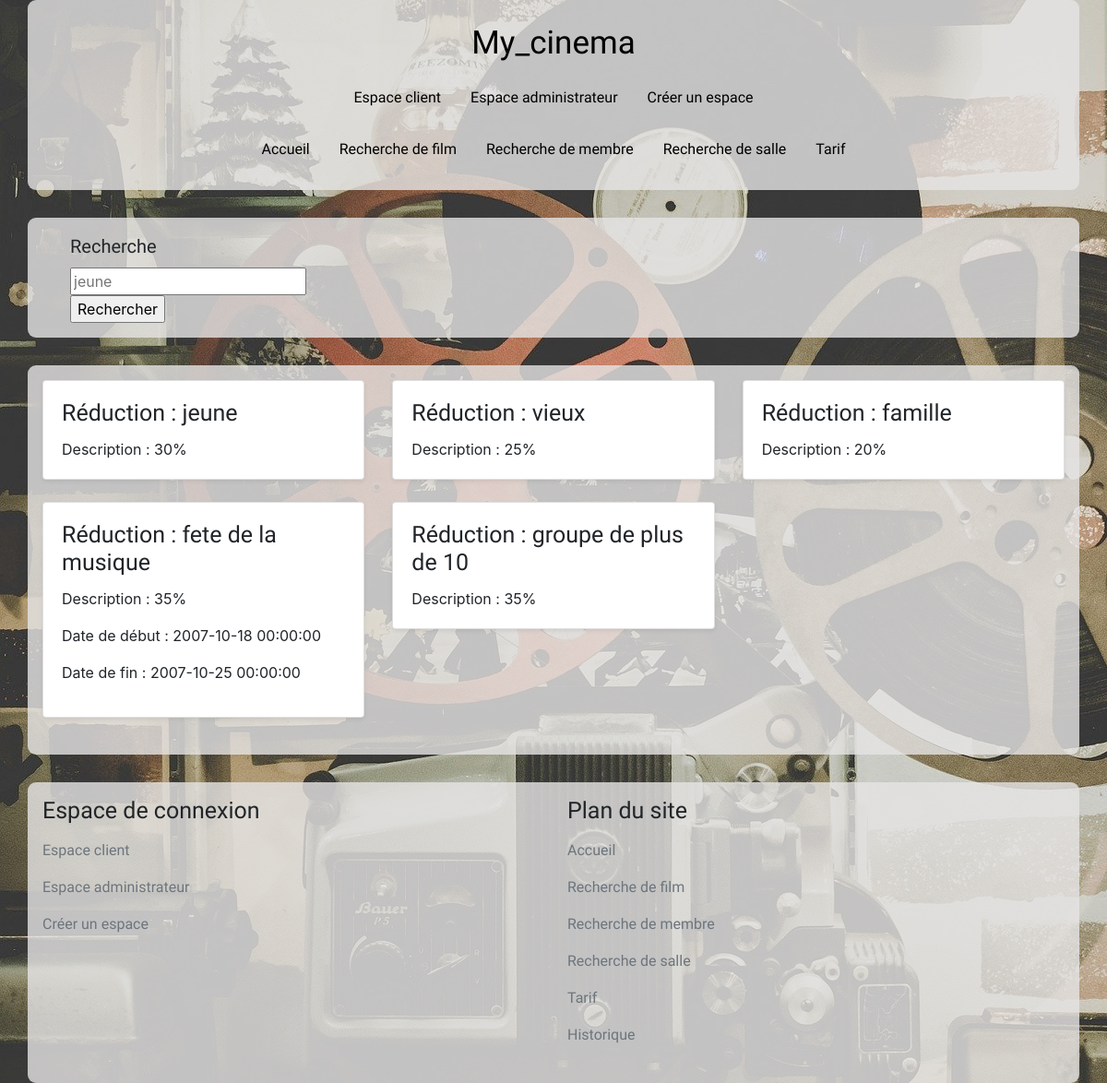
/reduction.php, run on the app's committed database.
### tables this page shows
CREATE TABLE `reduction` (
  `id_reduction` int(11) NOT NULL,
  `nom` varchar(255) NOT NULL,
  `date_debut` datetime DEFAULT NULL,
  `date_fin` datetime DEFAULT NULL,
  `pourcentage_reduc` int(11) NOT NULL,
  PRIMARY KEY (`id_reduction`)
);

### fonctions.php (called while the page is built, shortened)
<?php
function get_reduction(){
    $recup_var = connect_sql();
    $show_reduction = "select * from reduction;";
    $results_reduction = $recup_var->query($show_reduction, PDO::FETCH_ASSOC);
    return $results_reduction->fetchAll();
}

### reduction.php (the view)
<?php
    require ("header.php");
    $return_reduction = get_reduction();
?>
<div class="container px-3 py-3">
    <form class="form col-md-6">
        <div class="col-md-6">
            <label for="recherche">
                Recherche
            </label>
            <input type="text" name="recherche" id="recherche" placeholder="jeune" required>
        </div>
        <div class="col-md-6">
            <input type="submit" value="Rechercher">
        </div>
    </form>
</div>
<div class="container px-3 py-3">
    <div class="row">
        <?php foreach ($return_reduction as $value){ ?>
            <div class="col-md-4">
                <div class="card mb-4 shadow-sm">
                    <div class="card-body">
                        <h5 class="card-title">
                            <?= "Réduction : ".$value['nom'];?>
                        </h5>
                        <p class="card-text"> <?= "Description : ".$value['pourcentage_reduc'] ."%"; ?> </p>
                        <?php
                        if ($value['nom'] === "fete de la musique"){
                            ?>
                            <p>
                                <?= "Date de début : ".$value['date_debut']; ?>
                            </p>
                            <p>
                                <?= "Date de fin : ".$value['date_fin']; ?>
                            </p>
                        <?php } ?>
                    </div>
                </div>
            </div>
        <?php } ?>
    </div>
</div>
<?php
    require("footer.php");
?>

### style.css (style rules this page uses)
body { background-image: url("rss/img/img2.jpg"); }
.container { background-color: rgba(231,229,229,0.8); border-radius: 9px; }
.container + .container { margin-top: 30px; }
h5,h2 { font-family: 'Fredericka the Great', cursive; font-size: 25px; }
label { font-size: 20px; font-family: 'Rye', cursive; }

### data on the page
reduction: nom "jeune", pourcentage_reduc "30"
reduction: nom "vieux", pourcentage_reduc "25"
reduction: nom "famille", pourcentage_reduc "20"
reduction: nom "fete de la musique", pourcentage_reduc "35", date_debut "2007-10-18 00:00:00", date_fin "2007-10-25 00:00:00"
reduction: nom "groupe de plus de 10", pourcentage_reduc "35"
